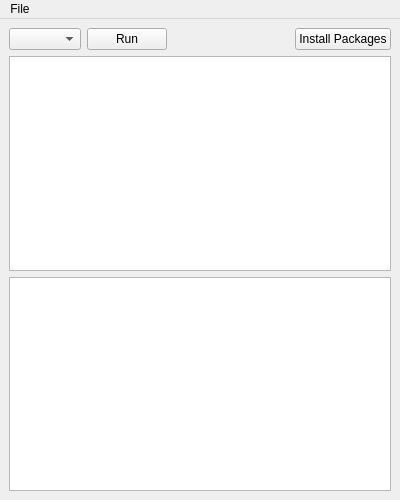
<?xml version="1.0" encoding="UTF-8"?>
<ui version="4.0">
 <class>Simpleton</class>
 <widget class="QMainWindow" name="Simpleton">
  <property name="geometry">
   <rect>
    <x>0</x>
    <y>0</y>
    <width>400</width>
    <height>500</height>
   </rect>
  </property>
  <property name="windowTitle">
   <string>Simpleton</string>
  </property>
  <widget class="QWidget" name="mainWidget">
   <layout class="QVBoxLayout" name="verticalLayout">
    <item>
     <layout class="QHBoxLayout" name="horizontalLayout">
      <item>
       <widget class="QComboBox" name="listModes"/>
      </item>
      <item>
       <widget class="QPushButton" name="btnRun">
        <property name="text">
         <string>Run</string>
        </property>
       </widget>
      </item>
      <item>
       <spacer name="horizontalSpacer">
        <property name="orientation">
         <enum>Qt::Horizontal</enum>
        </property>
        <property name="sizeHint" stdset="0">
         <size>
          <width>40</width>
          <height>20</height>
         </size>
        </property>
       </spacer>
      </item>
      <item>
       <widget class="QPushButton" name="btnInstall">
        <property name="text">
         <string>Install Packages</string>
        </property>
       </widget>
      </item>
     </layout>
    </item>
    <item>
     <widget class="QPlainTextEdit" name="textInput"/>
    </item>
    <item>
     <widget class="QPlainTextEdit" name="textOutput">
      <property name="enabled">
       <bool>true</bool>
      </property>
      <property name="readOnly">
       <bool>true</bool>
      </property>
     </widget>
    </item>
   </layout>
  </widget>
  <widget class="QMenuBar" name="menuBar">
   <property name="geometry">
    <rect>
     <x>0</x>
     <y>0</y>
     <width>400</width>
     <height>21</height>
    </rect>
   </property>
   <widget class="QMenu" name="menuFile">
    <property name="title">
     <string>File</string>
    </property>
    <addaction name="actionExit"/>
   </widget>
   <addaction name="menuFile"/>
  </widget>
  <action name="actionExit">
   <property name="text">
    <string>E&amp;xit</string>
   </property>
  </action>
  <action name="actionAbout">
   <property name="text">
    <string>&amp;About</string>
   </property>
  </action>
 </widget>
 <resources/>
 <connections>
  <connection>
   <sender>actionExit</sender>
   <signal>triggered()</signal>
   <receiver>Simpleton</receiver>
   <slot>close()</slot>
   <hints>
    <hint type="sourcelabel">
     <x>-1</x>
     <y>-1</y>
    </hint>
    <hint type="destinationlabel">
     <x>20</x>
     <y>20</y>
    </hint>
   </hints>
  </connection>
  <connection>
   <sender>btnInstall</sender>
   <signal>clicked()</signal>
   <receiver>Simpleton</receiver>
   <slot>openInstaller()</slot>
   <hints>
    <hint type="sourcelabel">
     <x>20</x>
     <y>20</y>
    </hint>
    <hint type="destinationlabel">
     <x>20</x>
     <y>20</y>
    </hint>
   </hints>
  </connection>
  <connection>
   <sender>btnRun</sender>
   <signal>clicked()</signal>
   <receiver>Simpleton</receiver>
   <slot>runMode()</slot>
   <hints>
    <hint type="sourcelabel">
     <x>20</x>
     <y>20</y>
    </hint>
    <hint type="destinationlabel">
     <x>20</x>
     <y>20</y>
    </hint>
   </hints>
  </connection>
 </connections>
</ui>
